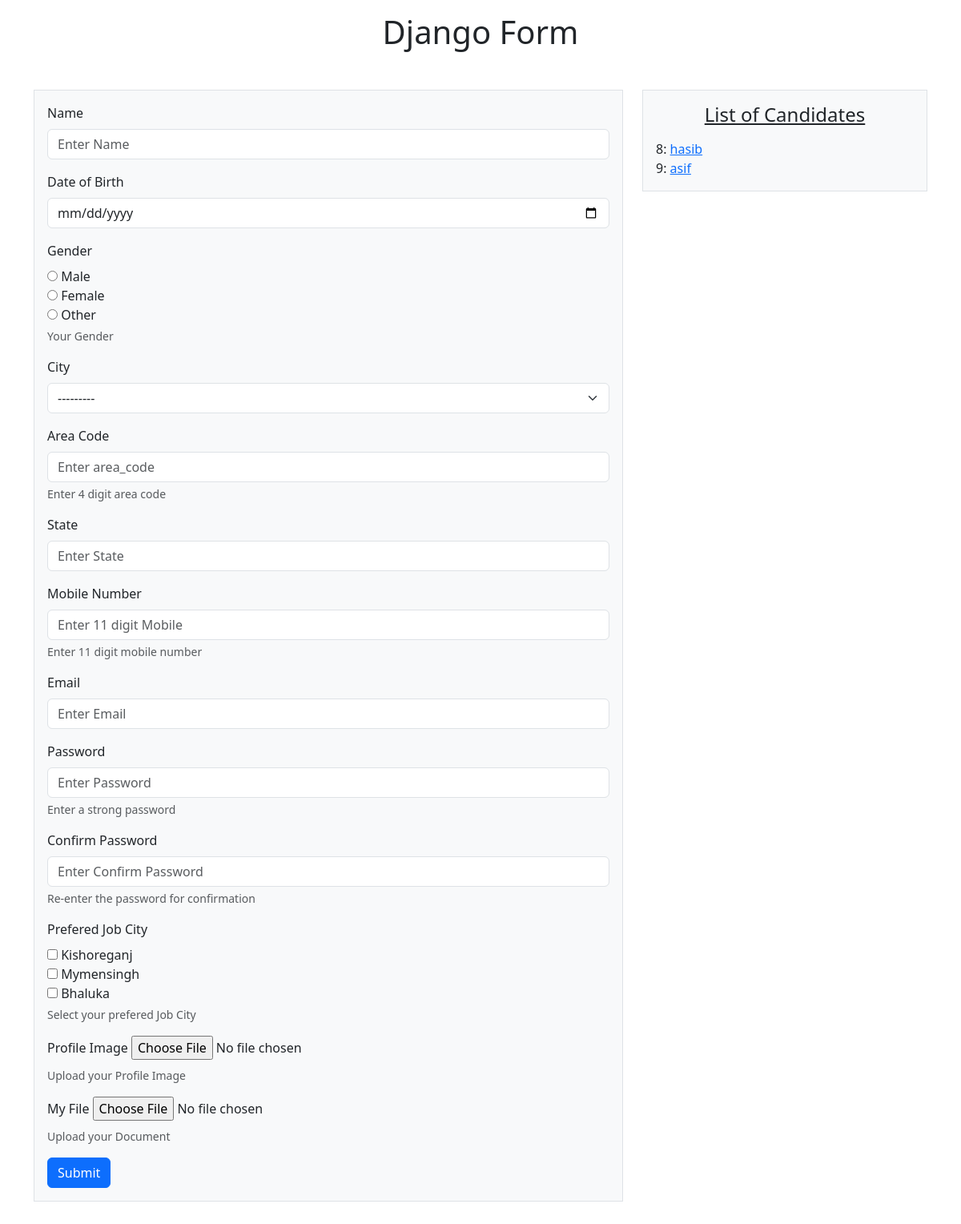
Before: / with the older database file.
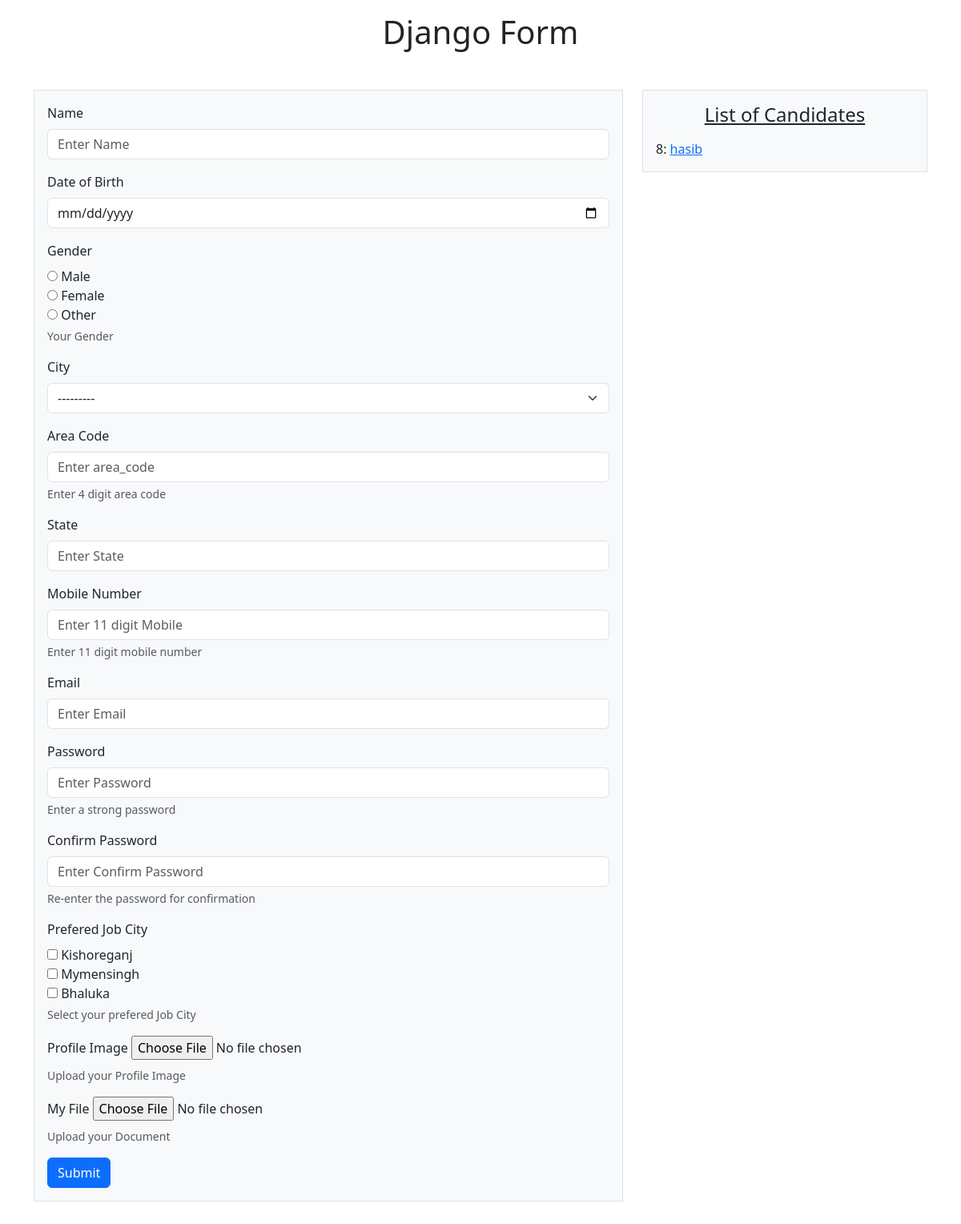
After: the same page with the newer database file.
### create_form/models.py (models this page shows, shortened)
class Profile_Model(models.Model):
    name = models.CharField(max_length=60)
    dob = models.DateField()
    gender = models.CharField(max_length=10,
    choices=Gender_Choices)
    city = models.CharField(max_length=60,choices=STATE_CHOICES)
    area_code = models.PositiveIntegerField(help_text="Enter 4 digit area code",
    validators=[validate_area_code])
    state = models.CharField(max_length=20)
    mobile = models.CharField(max_length=11, help_text="Enter 11 digit mobile number",
    validators=[
        RegexValidator(
            regex=r'^\d{11}$',
            message='Mobile number must be 11 digits long.',
            code='invalid_mobile'
        )
    ])
    email = models.EmailField()
    password = models.CharField(max_length=20, help_text="Enter a strong password")
    confirm_password = models.CharField(max_length=20, help_text="Re-enter the password for confirmation")
    job_city = models.ManyToManyField(
        JobCity,
        help_text="Select job cities "
    )
    profile_image = models.ImageField(upload_to='pics', blank=True)
    my_file = models.FileField(upload_to='attachments', blank=True)

### create_form/views.py (the view)
# urls.py: 2. Add a URL to urlpatterns:  path('', views.home, name='home')
def home(request):
    info = Profile_Model.objects.all()
    if request.method == 'POST':
        form = Profile_Form(request.POST, request.FILES)
        if form.is_valid():
            form.save()
            return redirect('home')
    else:
        form = Profile_Form()
    return render(request, 'form/home.html', {'form': form, 'info': info})

### create_form/models.py (called while the page is built)
    def __str__(self):
        return self.name

### create_form/templates/form/home.html (shortened to what this page needs)
{% extends "form/base.html" %}
{% block left-content %}
<form action="" method="post" enctype="multipart/form-data" novalidate>{% csrf_token %}
    {% for i in form %}
        <div class="mb-3">
            <label for="{{ i.id_for_label }}" class="form-label">{{ i.label }}</label>
            {{ i }}
            {% if i.help_text %}
                <div class="form-text">
                    {{ i.help_text }}
                </div>
            {% endif %}
        </div>
    {% endfor %}
    <button type="submit" class="btn btn-primary">Submit</button>
</form>
{% endblock left-content %}
{% block right-content %}
<h4 class="text-center mb-3"><u>List of Candidates</u></h4>
{% for i in info %}
    {{ i.id }}: <a href="{% url "info" i.id %}">{{ i.name }}</a><br>
{% empty %}
    <p>No candidates found.</p>
{% endfor %}
{% endblock right-content %}

### create_form/templates/form/base.html (shortened to what this page needs)
<!DOCTYPE html>
{% load static %}
<html lang="en">
<head>
    <link rel="stylesheet" href="{% static "form/css/bootstrap.min.css" %}">
</head>
<body>
    <div class="container">
        <div class="text-center mt-3">
            <h1>Django Form</h1>
        </div>
        <div class="row my-5">
            <div class="col-md-8">
                <div class="p-3 border bg-light">
                    {% block left-content %}{% endblock left-content %}
                </div>
            </div>
            <div class="col-md-4">
                <div class="p-3 border bg-light">
                    {% block right-content %}{% endblock right-content %}
                </div>
            </div>
        </div>
    </div>
</body>
</html>

Changed rows visible on the page:
removed Profile_Model: id "9", name "asif"
